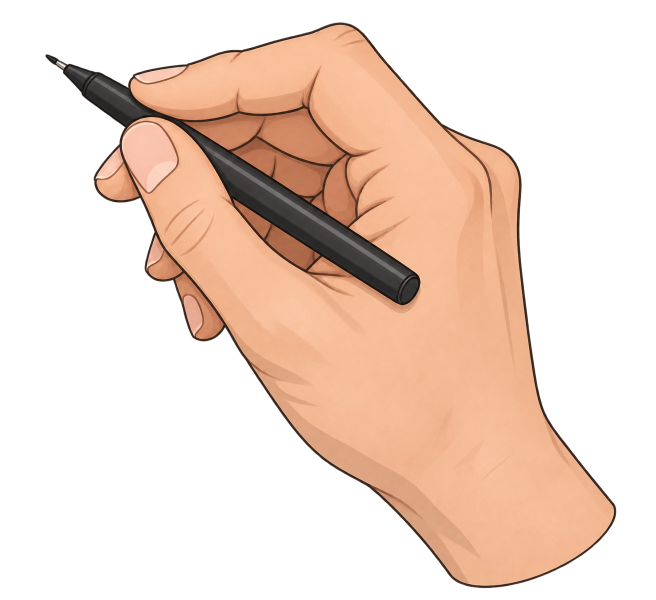
#> input picture assets/drawing-hand-prome.png, 1312 x 1199 px (shown at 1/2 size)
$ python prepare_scene_image.py ../assets/drawing-hand-prome.png out.png
#> lines starting #> are read from the running program, lines starting #| are printed output that depends on the picture
#!/usr/bin/env python3
"""把竖版线稿统一为标注、预览和渲染使用的 1080×1920 PNG。"""
from __future__ import annotations

import argparse
from pathlib import Path

from PIL import Image, ImageOps


def main() -> None:
    parser = argparse.ArgumentParser(description=__doc__)
    parser.add_argument("image", type=Path, help="生成的竖版线稿")
    parser.add_argument("output", type=Path, help="标注用的 PNG 路径")
    args = parser.parse_args()

    with Image.open(args.image) as source:
#> source is the input picture: PIL image 1312x1199 RGBA; mean R, G, B, A 89.4, 66.8, 53.3, 103.2
        image = ImageOps.exif_transpose(source).convert("RGB")
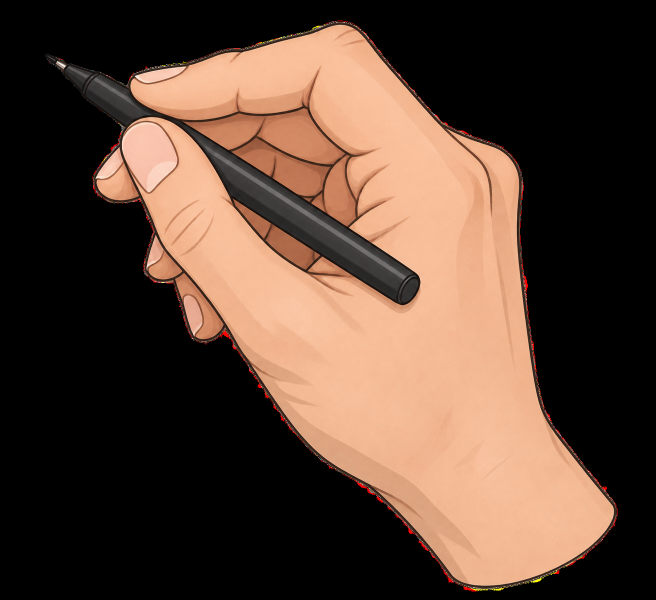
#> image: PIL image 1312x1199 RGB (shown at 1/2 size); mean R, G, B 89.4, 66.8, 53.3
    if image.width >= image.height:
#> (the run stopped early here; a loop or call above may not have finished)
